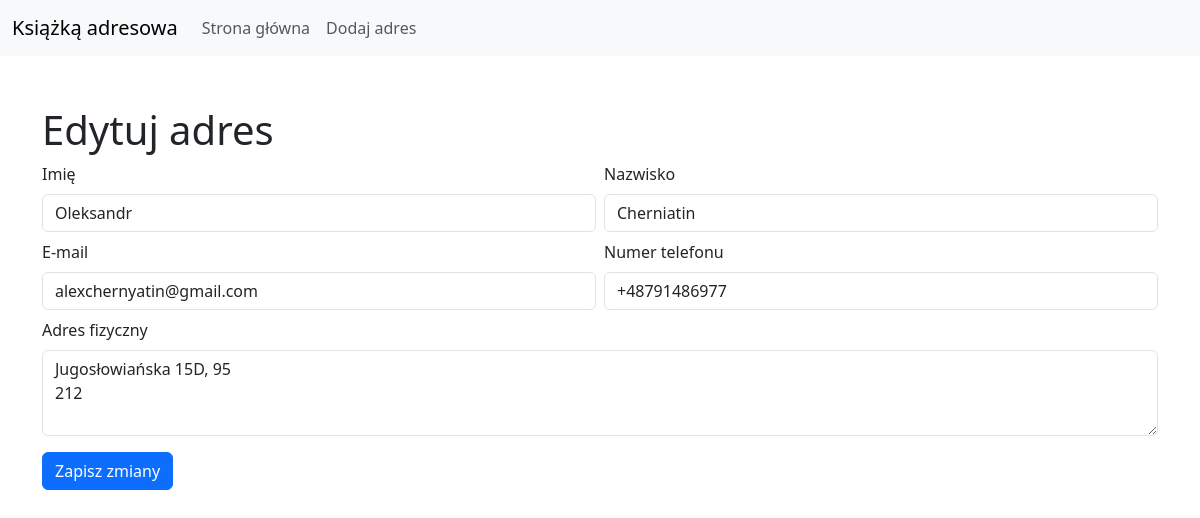
Page /address/edit/19/ on the committed database.
### tables this page shows
CREATE TABLE book_records (
            id INTEGER PRIMARY KEY AUTOINCREMENT,
            first_name VARCHAR(255) NOT NULL,
            last_name VARCHAR(255) NOT NULL,
            address VARCHAR(255) NOT NULL,
            email VARCHAR(255) NOT NULL UNIQUE,
            phone VARCHAR(50) NOT NULL UNIQUE,
            created_at TIMESTAMP DEFAULT CURRENT_TIMESTAMP NOT NULL,
            updated_at TIMESTAMP NULL
        );

### src/Controllers/Controller_Address.php (called while the page is built, shortened)
<?php
class Controller_Address extends Controller
{
    public function edit(): void
    {
        $id = Router::getUrlPart(3);
        if (!$bookRecord = (new BookRecords())->byField('id', $id)) {
            Router::error404();
        }
        View::render(
            'address/edit',
            [
                'form' => (new BookRecordsFormBuilder())->form(
                    '/address/update/',
                    $bookRecord
                ),
                'meta' => [
                    'title' => 'Edytuj adres'
                ]
            ]
        );
    }
}

### src/Core/Router.php (called while the page is built, shortened)
<?php
class Router
{
    public static function boot(): void
    {
        $actionName = 'index';
        $uri = explode('?', $_SERVER['REQUEST_URI']);
        $routes = explode('/', $uri[0]);
        if (!empty($routes[2])) {
            $actionName = str_replace('-', '', $routes[2]);
        }
        $actionName = $actionName;
        $controller = new $controllerName;
        $action = $actionName;
        $controller->$action();
    }
    public static function getUrlPart(int $index): ?string
    {
        $uri = explode('?', $_SERVER['REQUEST_URI']);
        $routes = explode('/', $uri[0]);
        return $routes[$index] ?? null;
    }
}

### public/index.php (called while the page is built, shortened)
<?php
Router::boot();

### src/Dto/BookRecord.php (called while the page is built, shortened)
<?php
final class BookRecord
{
    public function __construct(?int $id, string $firstName, string $lastName, string $phone, string $email, string $address, string $createdAt, ?string $updatedAt)
    {
        $this->firstName = $firstName;
        $this->lastName = $lastName;
        $this->phone = $phone;
        $this->email = $email;
        $this->address = $address;
    }
}

### src/Core/Database.php (called while the page is built, shortened)
<?php
class Database
{
    private $handler;
    private static $instances = [];
    protected function __construct()
    {
        try {
            $this->handler = new \PDO("sqlite:" . PATH_TO_SQLITE_FILE);
        } catch (\PDOException $e) {
            $this->error = $e->getMessage();
            if (APP_DEBUG) {
                echo $this->error;
            }
        }
    }
    public static function getInstance(): Database
    {
        $cls = static::class;
        if (!isset(self::$instances[$cls])) {
            self::$instances[$cls] = new static();
        }
        return self::$instances[$cls];
    }
    public function query($query)
    {
        $this->statement = $this->handler->prepare($query);
    }
}

### src/Models/BookRecords.php (called while the page is built, shortened)
<?php
class BookRecords extends Model
{
    public function byField(string $field, int|string $value): ?BookRecord
    {
        $query = "SELECT id,first_name,last_name,address,phone,email,created_at,updated_at
        FROM book_records
        WHERE " . $field . " = :value
        LIMIT 1";
        $this->db->query($query);
        $this->db->bind(':value', $value);
        $result = $this->db->result();
        return ($result) ? BookRecord::fromArray($result) : null;
    }
}

### src/Builders/BookRecordsFormBuilder.php (the view, shortened to what this page needs)
<?php
class BookRecordsFormBuilder
{
    private $formErrorMessages = [
        'first_name' => 'Wpisz imię!',
        'last_name' => 'Wpisz nazwisko!',
        'email' => 'Wpisz e-mail w prawidłowym formacie np: alex@domain.com!',
        'phone' => 'Wpisz numer telefonu np: +48555666777!',
        'address' => 'Wpisz adres fizyczny!'
    ];
    public function form(string $action, ?BookRecord $bookRecord): string
    {
        if (\is_null($bookRecord)) {
            $submitButtonText = 'Dodaj';
            $idInput = '';
        } else {
            $submitButtonText = 'Zapisz zmiany';
            $idInput = '<input type="hidden" name="id" value="' . $bookRecord->id . '">';
        }
        return '
        <form action="' . $action . '" class="form row g-2 needs-validation" id="book-records-form" novalidate>
            <div class="col-md-6 col-xs-12">
                <label for="first_name" class="form-label">Imię</label>
                <input class="form-control" type="text" name="first_name" id="first_name" placeholder="Wpisz imię np: Oleksandr" value="' . ($bookRecord->firstName ?? '') . '" required>
                <div class="invalid-feedback" data-default="' . $this->formErrorMessages['first_name'] . '">
                    ' . $this->formErrorMessages['first_name'] . '
                </div>
            </div>
            <div class="col-md-6 col-xs-12">
                <label for="last_name" class="form-label">Nazwisko</label>
                <input class="form-control" type="text" name="last_name" id="last_name" placeholder="Wpisz imię np: Cherniatin" value="' . ($bookRecord->lastName ?? '') . '" required>
                <div class="invalid-feedback" data-default="' . $this->formErrorMessages['last_name'] . '">
                    ' . $this->formErrorMessages['last_name'] . '
                </div>
            </div>
            <div class="col-md-6 col-xs-12">
                <label for="email" class="form-label">E-mail</label>
                <input class="form-control" type="email" name="email" id="email" placeholder="Wpisz e-mail np: person@domain.com" value="' . ($bookRecord->email ?? '') . '" required>
                <div class="invalid-feedback" data-default="' . $this->formErrorMessages['email'] . '">
                    ' . $this->formErrorMessages['email'] . '
                </div>
            </div>
            <div class="col-md-6 col-xs-12">
                <label for="phone" class="form-label">Numer telefonu</label>
                <input class="form-control" type="tel" name="phone" id="phone" placeholder="Wpisz numer telefonu np: +48555666777" value="' . ($bookRecord->phone ?? '') . '" required>
                <div class="invalid-feedback" data-default="' . $this->formErrorMessages['phone'] . '">
                    ' . $this->formErrorMessages['phone'] . '
                </div>
            </div>
            <div class="col-12">
                <label for="address" class="form-label">Adres fizyczny</label>
                <textarea name="address" id="address" class="form-control" cols="3" rows="3" placeholder="Wpisz adres fizyczny" required>' . ($bookRecord->address ?? '') . '</textarea>
                <div class="invalid-feedback" data-default="' . $this->formErrorMessages['address'] . '">
                    ' . $this->formErrorMessages['address'] . '
                </div>
            </div>
            <div class="col-12">
                ' . $idInput . '
                <button class="btn btn-primary" type="submit">
                    <span class="default-state">' . $submitButtonText . '</span>
                </button>
            </div>
        </form>';
    }
}

### rows in the picture
book_records: first_name "Oleksandr", last_name "Cherniatin", email "alexchernyatin@gmail.com", phone "+48791486977", address "Jugosłowiańska 15D, 95 212"

### other values in the picture
$submitButtonText "Zapisz zmiany"
